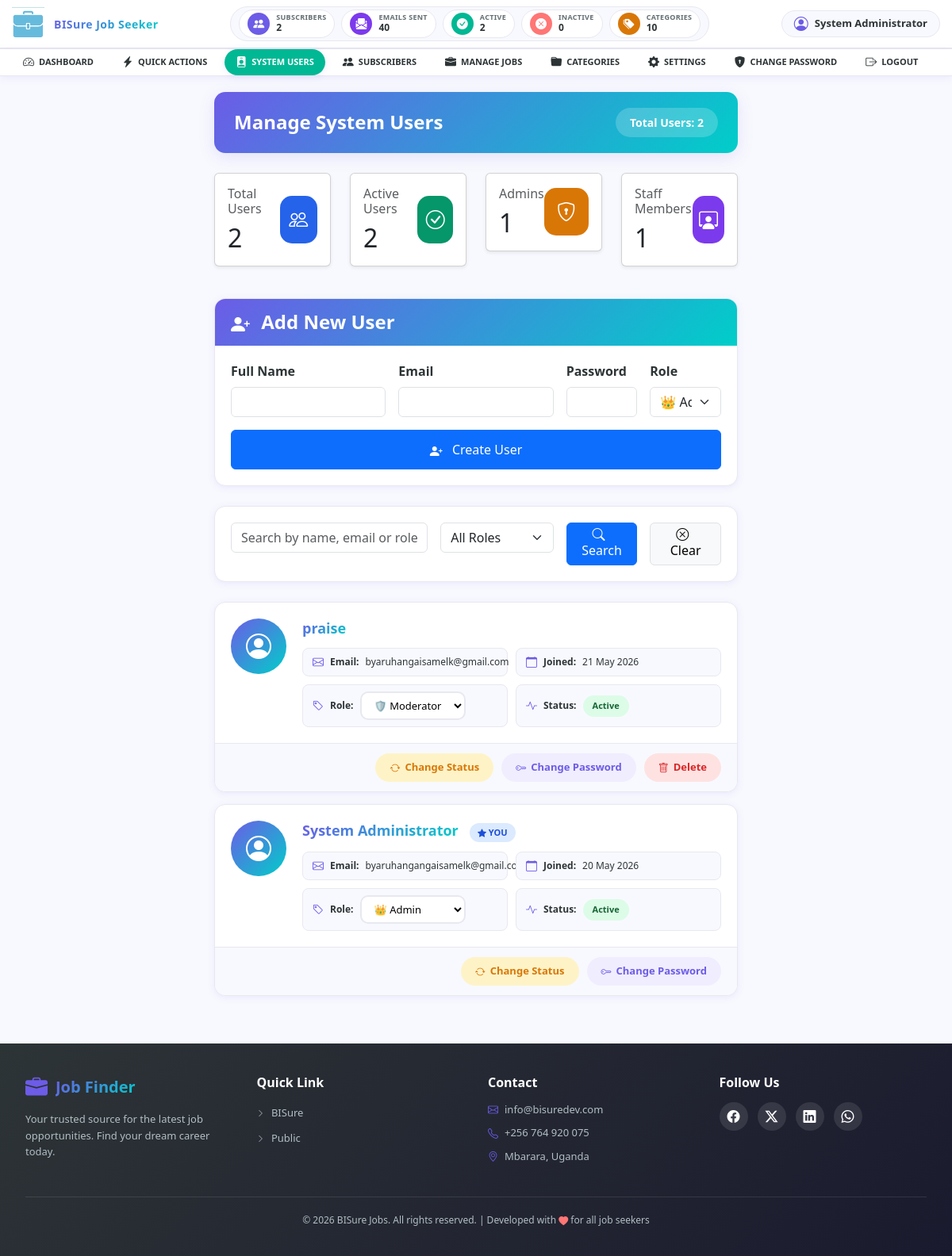
The app's page /manage/users.php (signed in) with its own data.
### tables this page shows
CREATE TABLE `settings` (
  `id` bigint(20) NOT NULL,
  `setting_key` varchar(255) NOT NULL,
  `setting_value` longtext DEFAULT NULL,
  `updated_at` timestamp NOT NULL DEFAULT current_timestamp() ON UPDATE current_timestamp()
);

CREATE TABLE `users` (
  `id` bigint(20) NOT NULL,
  `full_name` varchar(255) NOT NULL,
  `email` varchar(255) NOT NULL,
  `password` varchar(255) NOT NULL,
  `role` enum('Admin','Editor','Moderator') DEFAULT 'Editor',
  `last_login` datetime DEFAULT NULL,
  `is_active` tinyint(1) DEFAULT 1,
  `created_at` timestamp NOT NULL DEFAULT current_timestamp()
);

### manage/users.php (the view, shortened to what the rows shown need)
<?php
$db = Database::connect();
$totalUsers = $db->query("SELECT COUNT(*) total FROM users")->fetch()['total'];
$totalAdmins = $db->query("SELECT COUNT(*) total FROM users WHERE role = 'Admin'")->fetch()['total'];
$totalEditors = $db->query("SELECT COUNT(*) total FROM users WHERE role = 'Editor'")->fetch()['total'];
$totalModerators = $db->query("SELECT COUNT(*) total FROM users WHERE role = 'Moderator'")->fetch()['total'];
$totalActive = $db->query("SELECT COUNT(*) total FROM users WHERE is_active = 1")->fetch()['total'];
$where = [];
$params = [];
$whereSql = !empty($where) ? 'WHERE ' . implode(' AND ', $where) : '';
$perPage = 10;
$page = isset($_GET['page']) ? (int) $_GET['page'] : 1;
$offset = ($page - 1) * $perPage;
$sql = "SELECT * FROM users $whereSql ORDER BY id DESC LIMIT $perPage OFFSET $offset";
$stmt = $db->prepare($sql);
$stmt->execute($params);
$users = $stmt->fetchAll();
?>
<?php require_once __DIR__ . '/../bars/head_nav.php'; ?>
<div class="main-wrapper">
    <div class="row mb-4">
        <div class="col-lg-3 col-md-6 mb-3">
            <div class="card stats-card shadow-sm">
                <div class="card-body d-flex justify-content-between align-items-center">
                    <div>
                        <h2 class="mb-0"><?= number_format($totalUsers) ?></h2>
                    </div>
                </div>
            </div>
        </div>
        <div class="col-lg-3 col-md-6 mb-3">
            <div class="card stats-card shadow-sm">
                <div class="card-body d-flex justify-content-between align-items-center">
                    <div>
                        <h2 class="mb-0"><?= number_format($totalActive) ?></h2>
                    </div>
                </div>
            </div>
        </div>
        <div class="col-lg-3 col-md-6 mb-3">
            <div class="card stats-card shadow-sm">
                <div class="card-body d-flex justify-content-between align-items-center">
                    <div>
                        <h2 class="mb-0"><?= number_format($totalAdmins) ?></h2>
                    </div>
                </div>
            </div>
        </div>
        <div class="col-lg-3 col-md-6 mb-3">
            <div class="card stats-card shadow-sm">
                <div class="card-body d-flex justify-content-between align-items-center">
                    <div>
                        <h2 class="mb-0"><?= number_format($totalEditors + $totalModerators) ?></h2>
                    </div>
                </div>
            </div>
        </div>
    </div>
    <div class="users-grid">
        <?php if(count($users) > 0): ?>
            <?php foreach($users as $user): ?>
                <div class="user-card">
                    <div class="user-toprow">
                        <div class="user-avatar">
                            <i class="bi bi-person-circle"></i>
                        </div>
                        <div class="user-data">
                            <div>
                                <span class="user-name"><?= htmlspecialchars($user['full_name']) ?></span>
                                <?php if($user['id'] == $_SESSION['user_id']): ?>
                                    <span class="you-badge"><i class="bi bi-star-fill"></i> YOU</span>
                                <?php endif; ?>
                            </div>
                            <div class="user-meta">
                                <div class="user-field">
                                    <i class="bi bi-envelope"></i>
                                    <span class="field-label">Email:</span>
                                    <span><?= htmlspecialchars($user['email']) ?></span>
                                </div>
                                <div class="user-field">
                                    <i class="bi bi-calendar"></i>
                                    <span class="field-label">Joined:</span>
                                    <span><?= date('d M Y', strtotime($user['created_at'])) ?></span>
                                </div>
                                <div class="user-field">
                                    <i class="bi bi-tag"></i>
                                    <span class="field-label">Role:</span>
                                    <form method="POST" style="display: inline;">
                                        <select name="role" class="role-select" onchange="this.form.submit()">
                                            <option value="Admin" <?= $user['role'] == 'Admin' ? 'selected' : '' ?>>👑 Admin</option>
                                            <option value="Moderator" <?= $user['role'] == 'Moderator' ? 'selected' : '' ?>>🛡️ Moderator</option>
                                        </select>
                                    </form>
                                </div>
                                <div class="user-field">
                                    <i class="bi bi-activity"></i>
                                    <span class="field-label">Status:</span>
                                    <span class="badge-status <?= $user['is_active'] ? 'badge-active' : 'badge-inactive' ?>">
                                        <?= $user['is_active'] ? 'Active' : 'Disabled' ?>
                                    </span>
                                </div>
                            </div>
                        </div>
                    </div>
                    <div class="user-bottomrow">
                        <div class="user-actions">
                            <a href="?toggle=<?= $user['id'] ?>" class="user-button user-button-warning">
                                <i class="bi bi-arrow-repeat"></i> Change Status
                            </a>
                            <button class="user-button" data-bs-toggle="modal" data-bs-target="#passwordModal<?= $user['id'] ?>">
                                <i class="bi bi-key"></i> Change Password
                            </button>
                            <?php if($user['id'] != $_SESSION['user_id']): ?>
                                <a href="?delete=<?= $user['id'] ?>" onclick="return confirm('Delete this user?')" class="user-button user-button-danger">
                                    <i class="bi bi-trash"></i> Delete
                                </a>
                            <?php endif; ?>
                        </div>
                    </div>
                </div>
            <?php endforeach; ?>
        <?php endif; ?>
    </div>
</div>
<?php require_once __DIR__ . '/../bars/footer.php'; ?>
</body>
</html>

### bars/head_nav.php (shortened to what the rows shown need)
<?php
$db = Database::connect();
$siteName = $db->query("SELECT setting_value FROM settings WHERE setting_key = 'site_name' LIMIT 1")->fetchColumn();
?>
<!DOCTYPE html>
<html lang="en-GB" dir="ltr">
<head>
    <link href="https://cdn.jsdelivr.net/npm/bootstrap-icons@1.11.3/font/bootstrap-icons.min.css" rel="stylesheet">
    <link href="https://cdn.jsdelivr.net/npm/bootstrap@5.3.3/dist/css/bootstrap.min.css" rel="stylesheet">
    <link rel="stylesheet" href="https://cdnjs.cloudflare.com/ajax/libs/bootstrap-icons/1.11.3/font/bootstrap-icons.min.css">
</head>
<body>
    <header id="g-header">
        <div class="g-container">
            <div class="g-grid">
                <div class="g-block">
                    <a class="logo-container" href="<?= MY_BASE_URL ?>/">
                        <div class="jl-logo">
                            <img src="<?= MY_BASE_URL ?>/bisure-jobs-logo.png" alt="<?= htmlspecialchars($siteName) ?>" style="height:42px;">
                        </div>
                        <span class="system-name hidden-phone"><?= htmlspecialchars($siteName) ?></span>
                    </a>
                </div>
            </div>
        </div>
    </header>
</body>
</html>

### records on screen
settings: setting_value "BISure Job Seeker"
users: full_name "praise", email "byaruhangaisamelk@gmail.com", created_at "21 May 2026", role "🛡️ Moderator", is_active "Active"
users: full_name "System Administrator", shows "YOU", email "byaruhangangaisamelk@gmail.com", created_at "20 May 2026", role "👑 Admin", is_active "Active"

### other values on screen
$totalSubscribers "2"
$totalEmails "40"
$totalActiveSubscribers "2"
$totalInactiveSubscribers "0"
$totalCategories "10"
$adminName "System Administrator"
$totalUsers "2"
$totalActive "2"
$totalAdmins "1"
$totalEditors + $totalModerators "1"
